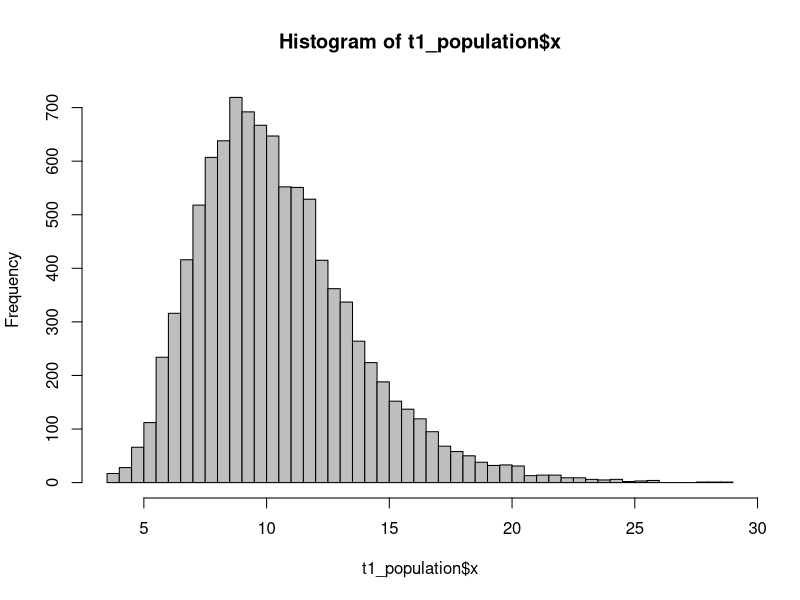

The R script that drew this image:
## ---- chunk 1
knitr::opts_chunk$set(echo = TRUE)
## ---- chunk 2
# remember to set your working directory if needed!
# setwd("unit_1")
t1_population = read.csv("data/w1t1.csv")
hist(t1_population$x, breaks=50, col="gray")
## ---- chunk 3
n = nrow(t1_population)
(mu = mean(t1_population$x))
sq_diff = (t1_population$x - mu)^2 # squared deviations from the mean
numerator = sum(sq_diff)
(sigma = sqrt(numerator/n))

# or all on one line:
sqrt(sum((t1_population$x - mean(t1_population$x))^2) / nrow(t1_population))
## ---- chunk 4
n = 25
samp = sample(t1_population$x, n)
mean(samp)
sd(samp)
## ---- chunk 5
n = 25
# take a sample
my_sample = sample(t1_population$x, n)

# get the standard error
samp_sd = sd(my_sample)
st_err = samp_sd/sqrt(n)

# compute mean and confidence limits, save in a data.frame
# change "yourname" to be your actual name
samp_mean = mean(my_sample)
my_stats = data.frame(name = "yourname", mean = samp_mean, sd = samp_sd,
					  lower = samp_mean - 1.96*st_err, 
					  upper = samp_mean + 1.96*st_err)
# save the file to your computer, in the unit_1 folder, so we can share them
# replace "yourname" with your name
# write.csv(my_stats, "yourname_t1c.csv")
## ---- chunk 6
# You may have to set or change your working directory, or change the file name to include the folder as well
fish = read.csv("data/coral_fish.csv")
str(fish)
head(fish)
## ---- chunk 7
with(fish, tapply(richness, type, mean))
## ---- chunk 8
conf_interval = function(x, alpha = 0.05) {
	# the default is a 95% confidence interval, can be changed when you call the function
	n = length(x)
	xbar = mean(x)
	sem = sd(x)/sqrt(n) # standard error
	# half of alpha comes from each side of the distribution
	t_vals = qt(c(alpha/2, 1-alpha/2), n -1)
	# compute the CI
	ci = xbar + sem * t_vals
	names(ci) = c("lower", "upper")
	return(ci)
}

# use tapply to get a confidence interval for both types
with(fish, tapply(richness, type, conf_interval))

# change alpha to 0.01, getting a 99% CI
with(fish, tapply(richness, type, conf_interval, alpha = 0.01))
